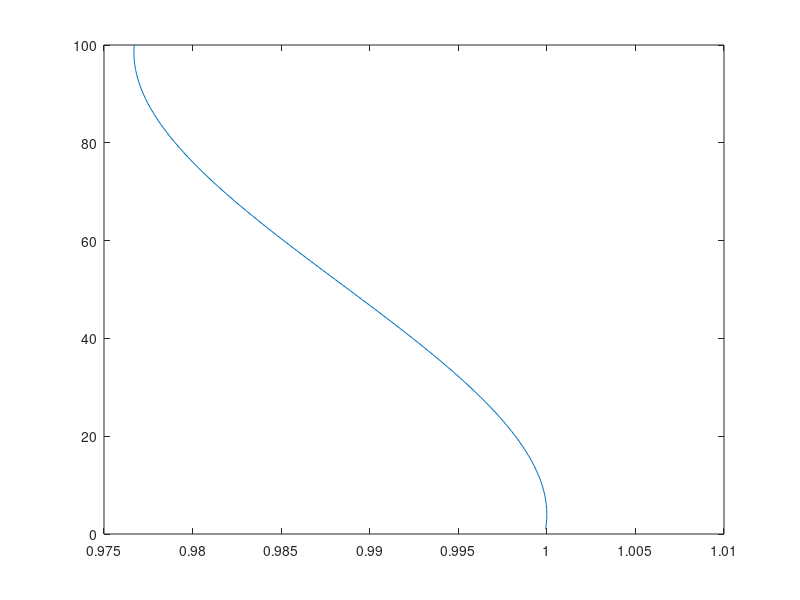

Write the MATLAB code that produced this figure.
%% Problem 8
%density and temperature plot

Tc = 1:100;
P = (5.5289*10.^-8)*(Tc).^3 - (8.5016*10.^-6)*(Tc).^2 + (6.5622*10.^-5)*(Tc) + 0.99987
plot(P,Tc)


